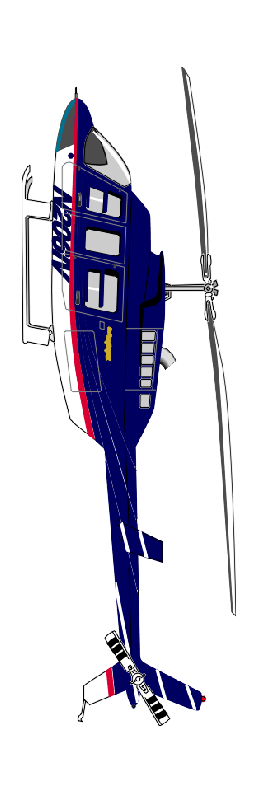
#> input picture lab1/bell_206.ppm, 258 x 792 px
$ python -i GUI.py   (imports and definitions only)
#> lines starting #> are read from the running program, lines starting #| are printed output that depends on the picture
### lab5/Ditherer.py
import numpy as np
from random import random
from lab1.managers.pgm_manager import PgmManager
from PIL import Image
from copy import deepcopy


class Ditherer:
    def __init__(self):
        self.ordered_matrix = [
            [0.0, 48.0 / 64.0, 12.0 / 64.0, 60.0 / 64.0, 3.0 / 64.0, 51.0 / 64.0, 15.0 / 64.0, 63.0 / 64.0],
            [32.0 / 64.0, 16.0 / 64.0, 44.0 / 64.0, 28.0 / 64.0, 35.0 / 64.0, 19.0 / 64.0, 47.0 / 64.0, 31.0 / 64.0],
            [8.0 / 64.0, 56.0 / 64.0, 4.0 / 64.0, 52.0 / 64.0, 11.0 / 64.0, 59.0 / 64.0, 7.0 / 64.0, 55.0 / 64.0],
            [40.0 / 64.0, 24.0 / 64.0, 36.0 / 64.0, 20.0 / 64.0, 43.0 / 64.0, 27.0 / 64.0, 39.0 / 64.0, 23.0 / 64.0],
            [2.0 / 64.0, 50.0 / 64.0, 14.0 / 64.0, 62.0 / 64.0, 1.0 / 64.0, 49.0 / 64.0, 13.0 / 64.0, 61.0 / 64.0],
            [34.0 / 64.0, 18.0 / 64.0, 46.0 / 64.0, 30.0 / 64.0, 33.0 / 64.0, 17.0 / 64.0, 45.0 / 64.0, 29.0 / 64.0],
            [10.0 / 64.0, 58.0 / 64.0, 6.0 / 64.0, 54.0 / 64.0, 9.0 / 64.0, 57.0 / 64.0, 5.0 / 64.0, 53.0 / 64.0],
            [42.0 / 64.0, 26.0 / 64.0, 38.0 / 64.0, 22.0 / 64.0, 41.0 / 64.0, 25.0 / 64.0, 37.0 / 64.0, 21.0 / 64.0]]
        self.bytes = [
            [0, 255],
            [0, 85, 170, 255],
            [0, 36, 72, 108, 144, 180, 216, 255],
            [0, 17, 34, 51, 68, 85, 102, 119, 136, 153, 170, 187, 204, 221, 238, 255],
            [0, 8, 16, 24, 32, 40, 48, 56, 64, 72, 80, 88, 96, 104, 112, 120, 128, 136, 144, 152, 160, 168, 176, 184,
             192, 200, 208, 216, 224, 232, 240, 255],
            [0, 4, 8, 12, 16, 20, 24, 28, 32, 36, 40, 44, 48, 52, 56, 60, 64, 68, 72, 76, 80, 84, 88, 92, 96, 100, 104,
             108, 112, 116, 120, 124, 128, 132, 136, 140, 144, 148, 152, 156, 160, 164, 168, 172, 176, 180, 184, 188,
             192, 196, 200, 204, 208, 212, 216, 220, 224, 228, 232, 236, 240, 244, 248, 255],
            [0, 2, 4, 6, 8, 10, 12, 14, 16, 18, 20, 22, 24, 26, 28, 30, 32, 34, 36, 38, 40, 42, 44, 46, 48, 50, 52, 54,
             56, 58, 60, 62, 64, 66, 68, 70, 72, 74, 76, 78, 80, 82, 84, 86, 88, 90, 92, 94, 96, 98, 100, 102, 104, 106,
             108, 110, 112, 114, 116, 118, 120, 122, 124, 126, 128, 130, 132, 134, 136, 138, 140, 142, 144, 146, 148,
             150, 152, 154, 156, 158, 160, 162, 164, 166, 168, 170, 172, 174, 176, 178, 180, 182, 184, 186, 188, 190,
             192, 194, 196, 198, 200, 202, 204, 206, 208, 210, 212, 214, 216, 218, 220, 222, 224, 226, 228, 230, 232,
             234, 236, 238, 240, 242, 244, 246, 248, 250, 252, 255],
            [0, 1, 2, 3, 4, 5, 6, 7, 8, 9, 10, 11, 12, 13, 14, 15, 16, 17, 18, 19, 20, 21, 22, 23, 24, 25, 26, 27, 28,
             29, 30, 31, 32, 33, 34, 35, 36, 37, 38, 39, 40, 41, 42, 43, 44, 45, 46, 47, 48, 49, 50, 51, 52, 53, 54, 55,
             56, 57, 58, 59, 60, 61, 62, 63, 64, 65, 66, 67, 68, 69, 70, 71, 72, 73, 74, 75, 76, 77, 78, 79, 80, 81, 82,
             83, 84, 85, 86, 87, 88, 89, 90, 91, 92, 93, 94, 95, 96, 97, 98, 99, 100, 101, 102, 103, 104, 105, 106, 107,
             108, 109, 110, 111, 112, 113, 114, 115, 116, 117, 118, 119, 120, 121, 122, 123, 124, 125, 126, 127, 128,
             129, 130, 131, 132, 133, 134, 135, 136, 137, 138, 139, 140, 141, 142, 143, 144, 145, 146, 147, 148, 149,
             150, 151, 152, 153, 154, 155, 156, 157, 158, 159, 160, 161, 162, 163, 164, 165, 166, 167, 168, 169, 170,
             171, 172, 173, 174, 175, 176, 177, 178, 179, 180, 181, 182, 183, 184, 185, 186, 187, 188, 189, 190, 191,
             192, 193, 194, 195, 196, 197, 198, 199, 200, 201, 202, 203, 204, 205, 206, 207, 208, 209, 210, 211, 212,
             213, 214, 215, 216, 217, 218, 219, 220, 221, 222, 223, 224, 225, 226, 227, 228, 229, 230, 231, 232, 233,
             234, 235, 236, 237, 238, 239, 240, 241, 242, 243, 244, 245, 246, 247, 248, 249, 250, 251, 252, 253, 254,
             255]
        ]

    # [184 lines left out: functions ordered, random, atkinson, floyd_steinberg, find_closest_color, test, not called in this run]

### lab1/GUI.py
from tkinter.ttk import Combobox
from tkinter import *
from tkinter import messagebox
from lab1.managers.pgm_manager import PgmManager
from lab1.managers.ppm_manager import PpmManager
from exceptions import IncorrectFileFormatError
from PIL import Image, ImageTk
from lab2.color_space_converter import ColorSpaceConverter
import numpy as np
from copy import deepcopy
from lab3.GammaConverter import GammaConverter
from lab5.Ditherer import Ditherer
from lab6.ResizeConverter import ResizeConverter
from lab7.PngManager import PngManager


class Interface:
    def __init__(self):
        self.figure = None
        self.window = None
        self.txt = None
        self.txt2 = None
        self.color_space = "RGB"
        self.data = None
        self.usage_frame = None
        self.image_frame = None
        self.canvas_img = None
        self.manager = None

    def show(self, image_frame):
        # [62 lines left out: functions selected_channel, show_with_gamma, show_with_dithering, resize, not called in this run]

        def move_picture():
            x, y = list(map(int, moving_txt.get().split()))
            canvas.move(self.canvas_img, int(x), int(y))

        ditherer = Ditherer()
        current = None
        if self.color_space == "RGB":
            current = "RGB"
        elif self.color_space in ["HSV", "HSL"]:
            current = "HSV"
        elif self.color_space in ["YCbCr.601", "YCbCr.709", "YCoCg"]:
            current = "YCbCr"
        elif self.color_space == "CMYK":
            current = "CMYK"

        img = Image.fromarray((self.data * 255).astype(np.uint8))
        imgkt = ImageTk.PhotoImage(img)

        canvas = Canvas(image_frame, width=800, height=800)
        canvas.grid(column=0, row=0)

        channel_txt = Label(self.usage_frame, text="Select channel to show")
        channel_txt.grid(column=3, row=1)

        channel = Combobox(self.usage_frame,
                           values=["ALL", "1", "2", "3"],
                           state="readonly")
        channel.bind("<<ComboboxSelected>>", selected_channel)
        channel.grid(column=4, row=1, sticky=NW)

        converter = GammaConverter(self.data)

        gamma_lbl = Label(self.usage_frame, text="Set gamma")
        gamma_lbl.grid(column=5, row=0)

        gamma_txt = Entry(self.usage_frame)
        gamma_txt.grid(column=6, row=0)

        convert_btn = Button(self.usage_frame, text="Convert", command=lambda: converter.convert(gamma_txt.get()))
        convert_btn.grid(column=5, row=1)

        show_btn = Button(self.usage_frame, text="Show", command=show_with_gamma)
        show_btn.grid(column=6, row=1)

        dither_lbl = Label(self.usage_frame, text="Choose dithering")
        dither_lbl.grid(column=7, row=0)

        dithering = Combobox(self.usage_frame,
                             values=["normal", "random", "ordered", "atkinson", "floyd_steinberg"],
                             state="readonly")
        dithering.bind("<<ComboboxSelected>>", show_with_dithering)
        dithering.grid(column=8, row=0, sticky=NW)

        bitness_lbl = Label(self.usage_frame, text="Choose bitness")
        bitness_lbl.grid(column=7, row=1)

        bitness = Combobox(self.usage_frame,
                           values=["1", "2", "3", "4", "5", "6", "7", "8"],
                           state="readonly")
        bitness.bind("<<ComboboxSelected>>", show_with_dithering)
        bitness.grid(column=8, row=1, sticky=NW)

        resizer_lbl = Label(self.usage_frame, text="Choose resize algorithm")
        resizer_lbl.grid(column=0, row=2)

        resizer_box = Combobox(self.usage_frame,
                               values=["closest_neighbour", "bilinear", "lanczos", "bc_splines"],
                               state="readonly")
        resizer_box.bind("<<ComboboxSelected>>", resize)
        resizer_box.grid(column=1, row=2, sticky=NW)

        resizer_lbl2 = Label(self.usage_frame, text="Set new height and width")
        resizer_lbl2.grid(column=2, row=2)

        resizer_txt = Entry(self.usage_frame)
        resizer_txt.grid(column=3, row=2)

        moving_lbl = Label(self.usage_frame, text="Move on (x y)")
        moving_lbl.grid(column=4, row=2)

        moving_txt = Entry(self.usage_frame)
        moving_txt.grid(column=5, row=2)

        moving_btn = Button(self.usage_frame, text="Move", command=move_picture)
        moving_btn.grid(column=6, row=2)

        spline_lbl = Label(self.usage_frame, text="Set B and C")
        spline_lbl.grid(column=7, row=2)

        spline_txt = Entry(self.usage_frame)
        spline_txt.grid(column=8, row=2)

        self.canvas_img = canvas.create_image(0, 0, anchor=NW, image=imgkt)
        canvas.image = imgkt

    # [179 lines left out: functions choose_function_to_save, choose_function_to_read, read_pgm_on_click, save_pgm_on_click, read_ppm_on_click, save_ppm_on_click and 3 more, not called in this run]

>>> import cv2
>>> picture = cv2.imread('bell_206.ppm', cv2.IMREAD_GRAYSCALE)
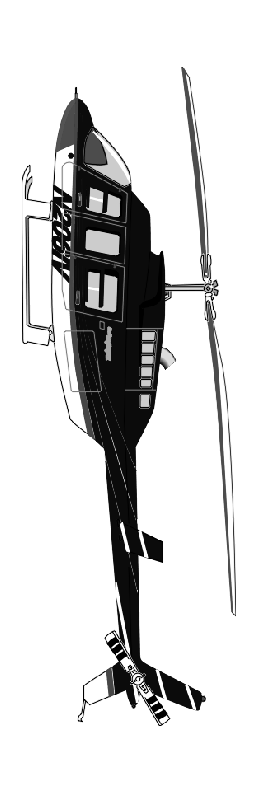
#> picture: shape (792, 258); min 0, max 255, mean 214.8
#> (the run stopped early here; a loop or call above may not have finished)
